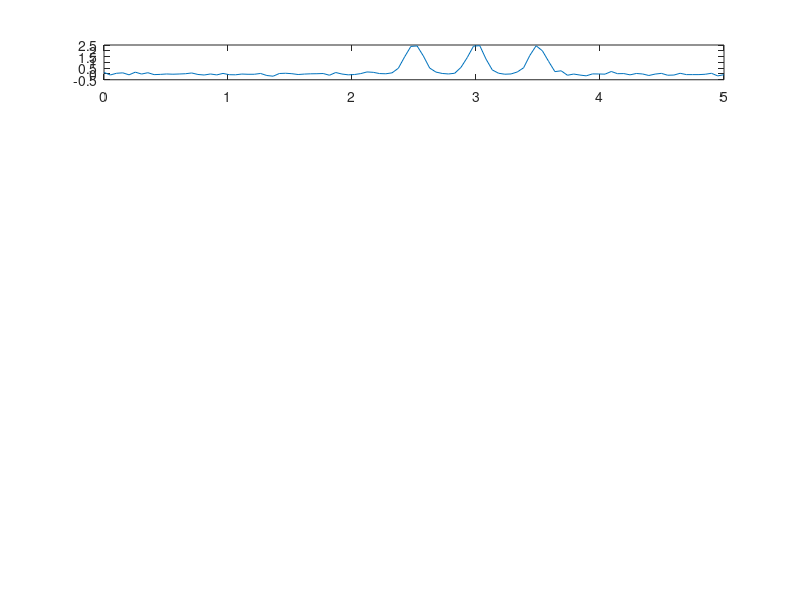

The MATLAB source for this figure: (Note: this script raises an error after producing the figure.)
clc,clear,close all
load ./MatFiles2/Ex_2a_synthetic.mat
nt=length(t);
nr=length(xf);
f=zeros(nr,nt);

figure
for j=1:nr
    for i=1:nt
        f(j,i)=g(j,i);
    end
    subplot(length(xf),1,j)
    plot(t,f(j,:))
   ylabel("g(t,"+char(sym("x_"+j))+")")
    ylim([-5,5])
end
xlabel('t')